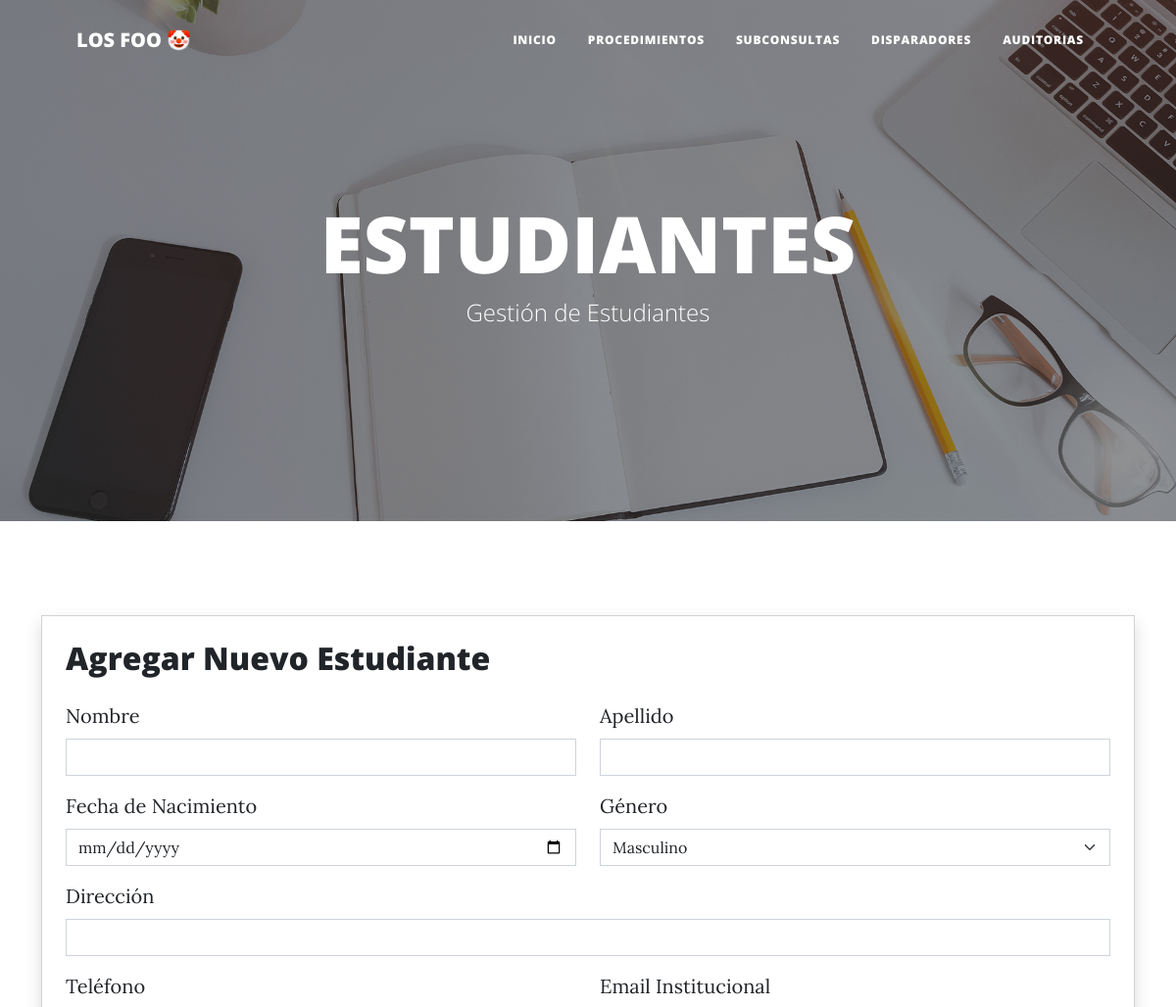
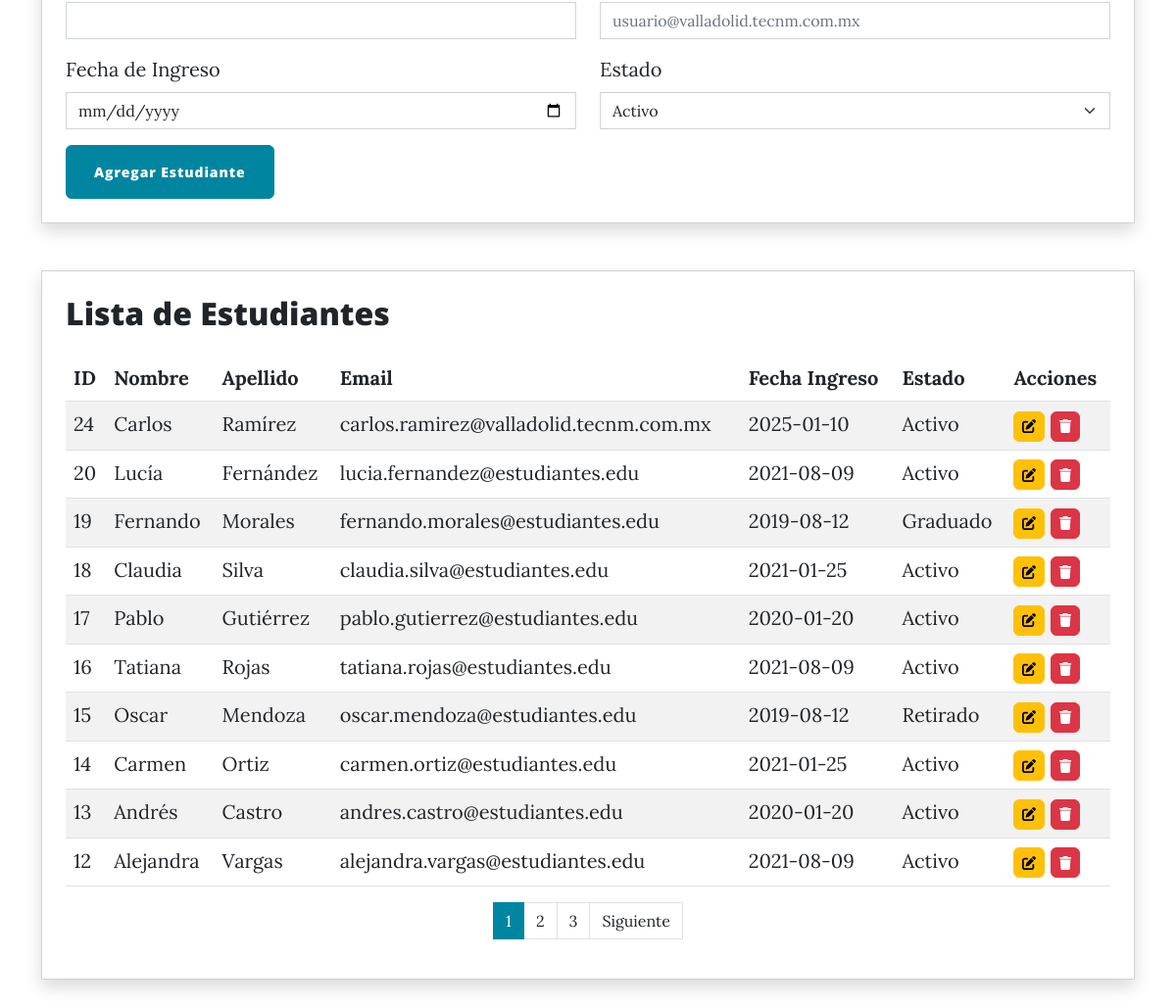
/disparadores/estudiantes_profesores/estudiantes.php, run on the app's committed database (2 pictures, top to bottom).
### tables this page shows
CREATE TABLE IF NOT EXISTS `estudiantes` (
  `estudiante_id` int NOT NULL AUTO_INCREMENT,
  `nombre` varchar(50) NOT NULL,
  `apellido` varchar(50) NOT NULL,
  `fecha_nacimiento` date DEFAULT NULL,
  `genero` enum('M','F','O') DEFAULT NULL,
  `direccion` varchar(200) DEFAULT NULL,
  `telefono` varchar(20) DEFAULT NULL,
  `email` varchar(100) DEFAULT NULL,
  `fecha_ingreso` date DEFAULT NULL,
  `estado` enum('activo','graduado','retirado') DEFAULT 'activo',
  PRIMARY KEY (`estudiante_id`),
  UNIQUE KEY `email` (`email`)
);

### disparadores/estudiantes_profesores/estudiantes.php (the view, shortened to what this page needs)
<?php
require_once __DIR__ . '/../../config/conexion.php';
$total_estudiantes = $conn->query("SELECT COUNT(*) AS total FROM estudiantes")->fetch_assoc()['total'];
$estudiantes_por_pagina = 10;
$total_paginas = ceil($total_estudiantes / $estudiantes_por_pagina);
$pagina_actual = isset($_GET['pagina']) ? (int)$_GET['pagina'] : 1;
$pagina_actual = max(1, min($pagina_actual, $total_paginas));
$offset = ($pagina_actual - 1) * $estudiantes_por_pagina;
$estudiantes = $conn->query("SELECT * FROM estudiantes ORDER BY estudiante_id DESC LIMIT $offset, $estudiantes_por_pagina");
?>
<!DOCTYPE html>
<html lang="en">
<head>
    <link href="../../css/styles.css" rel="stylesheet" />
</head>
<body>
    <nav class="navbar navbar-expand-lg navbar-light" id="mainNav">
        <div class="container px-4 px-lg-5">
            <a class="navbar-brand" href="../../index.php">LOS FOO 🤡</a>
            <div class="collapse navbar-collapse" id="navbarResponsive">
                <ul class="navbar-nav ms-auto py-4 py-lg-0">
                    <li class="nav-item"><a class="nav-link px-lg-3 py-3 py-lg-4" href="../../index.php">Inicio</a></li>
                    <li class="nav-item"><a class="nav-link px-lg-3 py-3 py-lg-4" href="../../Procedimientos/Procedimientos.php">Procedimientos</a></li>
                    <li class="nav-item"><a class="nav-link px-lg-3 py-3 py-lg-4" href="../../subconsultas/subconsultas.php">Subconsultas</a></li>
                    <li class="nav-item"><a class="nav-link px-lg-3 py-3 py-lg-4" href="../disparadores.php">Disparadores</a></li>
                    <li class="nav-item"><a class="nav-link px-lg-3 py-3 py-lg-4" href="../../auditorias/auditorias.php">Auditorias</a></li>
                </ul>
            </div>
        </div>
    </nav>
    <header class="masthead" style="background-image: url('../../assets/img/home-bg.jpg')">
        <div class="container position-relative px-4 px-lg-5">
            <div class="row gx-4 gx-lg-5 justify-content-center">
                <div class="col-md-10 col-lg-8 col-xl-7">
                    <div class="site-heading">
                        <h1>ESTUDIANTES</h1>
                        <span class="subheading">Gestión de Estudiantes</span>
                    </div>
                </div>
            </div>
        </div>
    </header>
    <div class="container py-5">
        <div class="row justify-content-center mb-5">
            <div class="col">
                <div class="card shadow p-4">
                    <h2 class="mb-4">Agregar Nuevo Estudiante</h2>
                    <form method="POST">
                        <div class="row">
                            <div class="col-md-6 mb-3">
                                <label for="nombre" class="form-label">Nombre</label>
                                <input type="text" class="form-control" id="nombre" name="nombre" required>
                            </div>
                            <div class="col-md-6 mb-3">
                                <label for="apellido" class="form-label">Apellido</label>
                                <input type="text" class="form-control" id="apellido" name="apellido" required>
                            </div>
                        </div>
                        <div class="row">
                            <div class="col-md-6 mb-3">
                                <label for="fecha_nacimiento" class="form-label">Fecha de Nacimiento</label>
                                <input type="date" class="form-control" id="fecha_nacimiento" name="fecha_nacimiento">
                            </div>
                            <div class="col-md-6 mb-3">
                                <label for="genero" class="form-label">Género</label>
                                <select class="form-select" id="genero" name="genero">
                                    <option value="M">Masculino</option>
                                </select>
                            </div>
                        </div>
                        <div class="mb-3">
                            <label for="direccion" class="form-label">Dirección</label>
                            <input type="text" class="form-control" id="direccion" name="direccion">
                        </div>
                        <div class="row">
                            <div class="col-md-6 mb-3">
                                <label for="telefono" class="form-label">Teléfono</label>
                                <input type="text" class="form-control" id="telefono" name="telefono">
                            </div>
                            <div class="col-md-6 mb-3">
                                <label for="email" class="form-label">Email Institucional</label>
                                <input type="email" class="form-control" id="email" name="email" required placeholder="usuario@valladolid.tecnm.com.mx">
                            </div>
                        </div>
                        <div class="row">
                            <div class="col-md-6 mb-3">
                                <label for="fecha_ingreso" class="form-label">Fecha de Ingreso</label>
                                <input type="date" class="form-control" id="fecha_ingreso" name="fecha_ingreso">
                            </div>
                            <div class="col-md-6 mb-3">
                                <label for="estado" class="form-label">Estado</label>
                                <select class="form-select" id="estado" name="estado">
                                    <option value="activo">Activo</option>
                                </select>
                            </div>
                        </div>
                        <button type="submit" class="btn btn-primary rounded" name="agregar_estudiante">Agregar Estudiante</button>
                    </form>
                </div>
            </div>
        </div>
        <div class="row justify-content-center">
            <div class="col">
                <div class="card shadow p-4">
                    <h2 class="mb-4">Lista de Estudiantes</h2>
                    <div class="table-responsive">
                        <table class="table table-striped">
                            <thead>
                                <tr>
                                    <th>ID</th>
                                    <th>Nombre</th>
                                    <th>Apellido</th>
                                    <th>Email</th>
                                    <th>Fecha Ingreso</th>
                                    <th>Estado</th>
                                    <th>Acciones</th>
                                </tr>
                            </thead>
                            <tbody>
                                <?php while ($estudiante = $estudiantes->fetch_assoc()): ?>
                                    <tr>
                                        <td><?= $estudiante['estudiante_id'] ?></td>
                                        <td><?= $estudiante['nombre'] ?></td>
                                        <td><?= $estudiante['apellido'] ?></td>
                                        <td><?= $estudiante['email'] ?></td>
                                        <td><?= $estudiante['fecha_ingreso'] ?></td>
                                        <td><?= ucfirst($estudiante['estado']) ?></td>
                                        <td>
                                            <button type="button" class="btn btn-sm btn-warning rounded" data-bs-toggle="modal" data-bs-target="#editarEstudianteModal<?= $estudiante['estudiante_id'] ?>">
                                                <i class="fas fa-edit"></i>
                                            </button>
                                            <form method="POST" style="display: inline;">
                                                <button type="submit" class="btn btn-sm btn-danger rounded" name="eliminar_estudiante" onclick="return confirm('¿Estás seguro de eliminar este estudiante?')">
                                                    <i class="fas fa-trash"></i>
                                                </button>
                                            </form>
                                        </td>
                                    </tr>
                                <?php endwhile; ?>
                            </tbody>
                        </table>
                    </div>
                    <nav>
                        <ul class="pagination justify-content-center">
                            <?php for ($i = 1; $i <= $total_paginas; $i++): ?>
                                <li class="page-item <?= $i === $pagina_actual ? 'active' : '' ?>">
                                    <a class="page-link" href="?pagina=<?= $i ?>"><?= $i ?></a>
                                </li>
                            <?php endfor; ?>
                            <?php if ($pagina_actual < $total_paginas): ?>
                                <li class="page-item">
                                    <a class="page-link" href="?pagina=<?= $pagina_actual + 1 ?>">Siguiente</a>
                                </li>
                            <?php endif; ?>
                        </ul>
                    </nav>
                </div>
            </div>
        </div>
    </div>
</body>
</html>

### data on the page
estudiantes: estudiante_id "24", nombre "Carlos", apellido "Ramírez", email "carlos.ramirez@valladolid.tecnm.com.mx", fecha_ingreso "2025-01-10", estado "Activo"
estudiantes: estudiante_id "20", nombre "Lucía", apellido "Fernández", email "lucia.fernandez@estudiantes.edu", fecha_ingreso "2021-08-09", estado "Activo"
estudiantes: estudiante_id "19", nombre "Fernando", apellido "Morales", email "fernando.morales@estudiantes.edu", fecha_ingreso "2019-08-12", estado "Graduado"
estudiantes: estudiante_id "18", nombre "Claudia", apellido "Silva", email "claudia.silva@estudiantes.edu", fecha_ingreso "2021-01-25", estado "Activo"
estudiantes: estudiante_id "17", nombre "Pablo", apellido "Gutiérrez", email "pablo.gutierrez@estudiantes.edu", fecha_ingreso "2020-01-20", estado "Activo"
estudiantes: estudiante_id "16", nombre "Tatiana", apellido "Rojas", email "tatiana.rojas@estudiantes.edu", fecha_ingreso "2021-08-09", estado "Activo"
estudiantes: estudiante_id "15", nombre "Oscar", apellido "Mendoza", email "oscar.mendoza@estudiantes.edu", fecha_ingreso "2019-08-12", estado "Retirado"
estudiantes: estudiante_id "14", nombre "Carmen", apellido "Ortiz", email "carmen.ortiz@estudiantes.edu", fecha_ingreso "2021-01-25", estado "Activo"
estudiantes: estudiante_id "13", nombre "Andrés", apellido "Castro", email "andres.castro@estudiantes.edu", fecha_ingreso "2020-01-20", estado "Activo"
estudiantes: estudiante_id "12", nombre "Alejandra", apellido "Vargas", email "alejandra.vargas@estudiantes.edu", fecha_ingreso "2021-08-09", estado "Activo"
